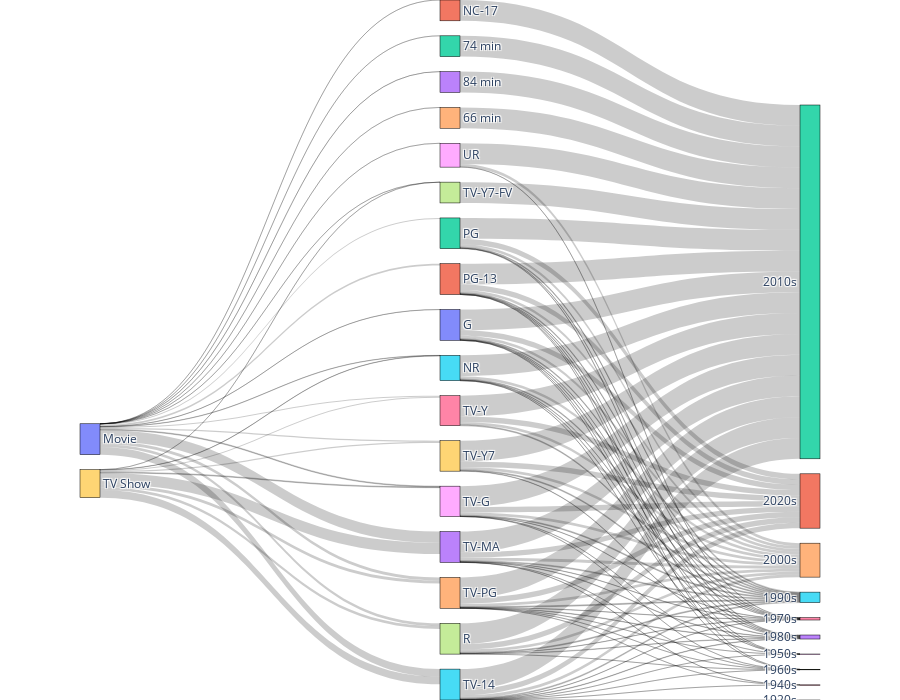

Here is the notebook cell this chart was saved with:
### Markdown cell above
# Connect: Show relationships between different data points.
## 
- Type: Network graph.
- Justification: Visualizes connections between entities.

Reference Used: https://medium.com/codex/how-to-automatically-generate-data-structure-for-sankey-diagrams-6082e332139f

### Code cell
import plotly.graph_objects as go
import pandas as pd
df = pd.read_csv('./data/netflix_titles.csv')

def map_year_to_decade(year):
    return str(year // 10 * 10) + 's'

# Apply the function to create the new column
df['Decade'] = df['release_year'].apply(map_year_to_decade)



def data_snakey(data, path, value_col):
    sankey_data = {
        'label': [],
        'source': [],
        'target': [],
        'value': []
    }
    counter = 0
    while (counter < len(path) - 1):
        for parent in data[path[counter]].unique():
            sankey_data['label'].append(str(parent))  # Convert to string
            for sub in data[data[path[counter]] == parent][path[counter + 1]].unique():
                sankey_data['source'].append(sankey_data['label'].index(str(parent)))  # Convert to string
                sankey_data['label'].append(str(sub))  # Convert to string
                sankey_data['target'].append(sankey_data['label'].index(str(sub)))  # Convert to string
                sankey_data['value'].append(str(data[data[path[counter + 1]] == sub][value_col].sum()))  # Convert to string

        counter += 1
    return sankey_data

con_data = data_snakey(df, [ 'type', 'rating', 'Decade'], 'release_year')


df

fig = go.Figure(data=[go.Sankey(
node = dict(
  pad = 15,
  thickness = 20,
  line = dict(color = "black", width = 0.5),
  label = con_data['label'],

),
link = dict(
  source = con_data['source'],
  target = con_data['target'],
  value = con_data['value']
))
])
fig.update_layout(height=700,margin={'t':0,'b':0})

### Figure 1 — Plotly figure (JSON) as saved in the notebook; plotly's stock layout.template omitted (floating-point values rounded to 4 significant figures; data arrays with more than 128 entries replaced by an {"elided": "..."} marker saying what was removed)
{"data": [{"link": {"source": [0, 0, 0, 0, 0, 0, 0, 0, 0, 0, 0, 0, 0, 0, 0, 0, 0, 0, 19, 19, 19, 19, 19, 19, 19, 19, 19, 19, 1, 1, 1, 1, 1, 1, 1, 1, 3, 3, 3, 3, 3, 3, 3, 3, 2, 2, 2, 2, 2, 2, 5, 5, 5, 5, 5, 5, 5, 5, 5, 5, 4, 4, 4, 4, 4, 4, 4, 4, 4, 6, 6, 6, 6, 9, 9, 9, 9, 9, 7, 7, 7, 7, 7, 7, 7, 8, 8, 8, 8, 8, 8, 8, 10, 10, 10, 10, 10, 10, 10, 10, 11, 12, 13, 14, 15, 15, 15, 15, 15, 15, 17, 18, 18, 18], "target": [1, 2, 3, 4, 5, 6, 7, 8, 9, 10, 11, 12, 13, 14, 15, 16, 17, 18, 3, 5, 9, 4, 6, 8, 7, 15, 16, 17, 31, 32, 33, 34, 35, 36, 37, 38, 31, 35, 32, 34, 33, 36, 46, 37, 31, 36, 33, 32, 34, 35, 31, 32, 35, 34, 37, 38, 33, 36, 64, 46, 31, 35, 32, 34, 33, 36, 37, 46, 38, 31, 32, 35, 34, 31, 32, 34, 35, 33, 32, 34, 31, 33, 35, 36, 37, 32, 31, 34, 38, 35, 36, 37, 32, 34, 37, 31, 35, 33, 36, 38, 32, 32, 32, 32, 32, 38, 35, 33, 34, 36, 32, 36, 32, 34], "value": ["984564", "576419", "6467434", "1737676", "4349496", "619268", "1606367", "443464", "673180", "81910", "6045", "2017", "2010", "2015", "160873", "0", "12089", "5998", "6467434", "4349496", "673180", "1737676", "619268", "443464", "1606367", "160873", "0", "12089", "3121492", "11950083", "256020", "1624634", "546669", "138266", "49114", "21518", "3121492", "546669", "11950083", "1624634", "256020", "138266", "29164", "49114", "3121492", "138266", "256020", "11950083", "1624634", "546669", "3121492", "11950083", "546669", "1624634", "49114", "21518", "256020", "138266", "1925", "29164", "3121492", "546669", "11950083", "1624634", "256020", "138266", "49114", "29164", "21518", "3121492", "11950083", "546669", "1624634", "3121492", "11950083", "1624634", "546669", "256020", "11950083", "1624634", "3121492", "256020", "546669", "138266", "49114", "11950083", "3121492", "1624634", "21518", "546669", "138266", "49114", "11950083", "1624634", "49114", "3121492", "546669", "256020", "138266", "21518", "11950083", "11950083", "11950083", "11950083", "11950083", "21518", "546669", "256020", "1624634", "138266", "11950083", "138266", "11950083", "1624634"]}, "node": {"label": {"elided": "134 str values"}, "line": {"color": "black", "width": 0.5}, "pad": 15, "thickness": 20}, "type": "sankey"}], "layout": {"height": 700, "margin": {"b": 0, "t": 0}}}
